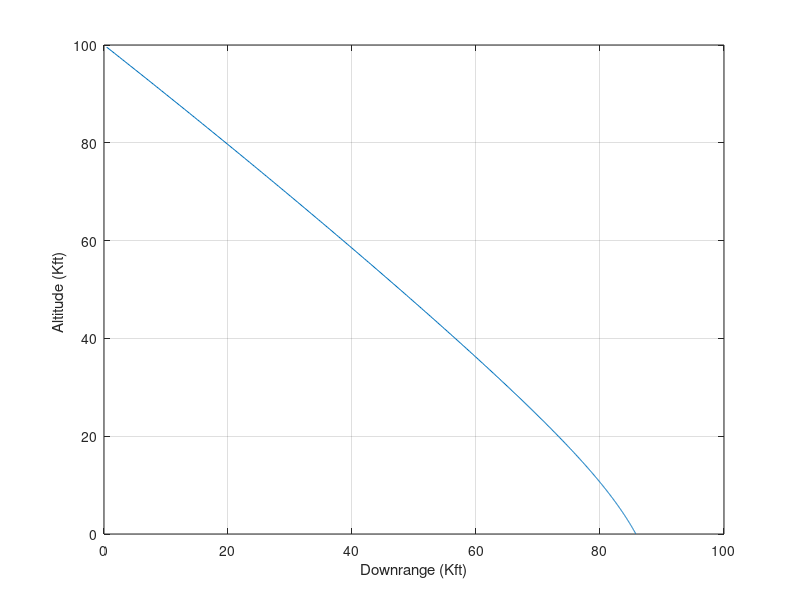
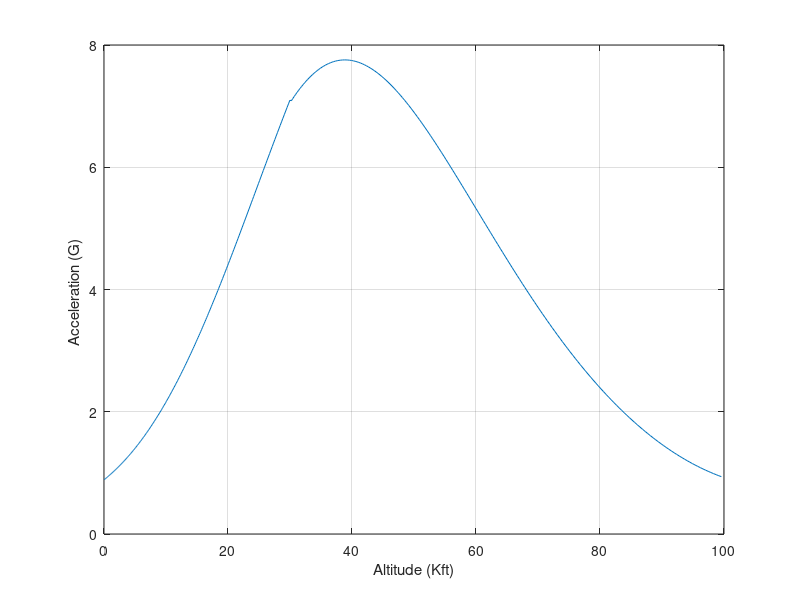
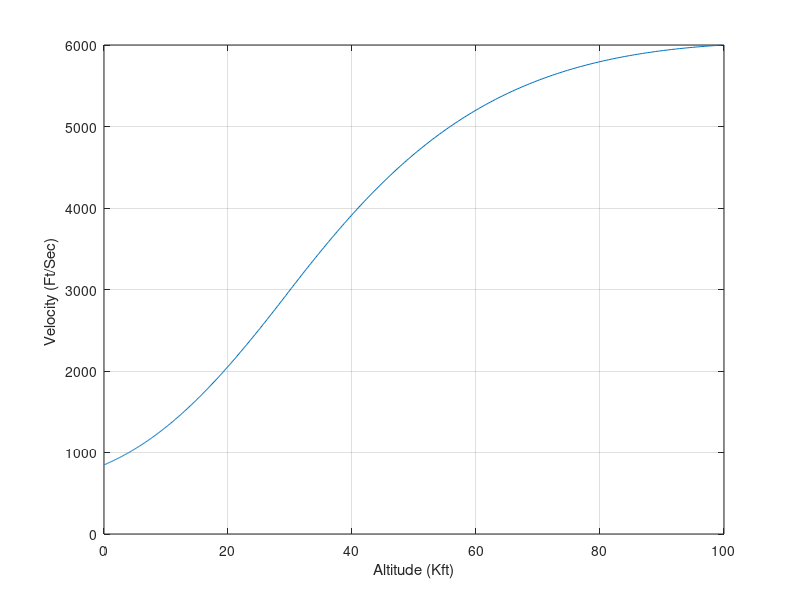

Write the MATLAB code that produced these figures, in order.
clear
count=0;
RT1=0.;
RT2=100000.;
VT=6000.;
GAMTDEG=45.;
BETA=500.;
VT1=VT*cos(GAMTDEG/57.3);
VT2=-VT*sin(GAMTDEG/57.3);
T=0.;
H=.01;
S=0.;
while RT2>=0.
	RT1OLD=RT1;
	RT2OLD=RT2;
	VT1OLD=VT1;
	VT2OLD=VT2;
 	STEP=1;
	FLAG=0;
	while STEP <=1
		if FLAG==1
			RT1=RT1+H*VT1;
			RT2=RT2+H*VT2;
			VT1=VT1+H*AT1;
			VT2=VT2+H*AT2;
 			T=T+H;
 			STEP=2;
 		end
 		if RT2<=30000.
			RHO=.002378*exp(-RT2/30000.);
		else
			RHO=.0034*exp(-RT2/22000.);
		end
		VT=sqrt(VT1^2+VT2^2);
		Q=.5*RHO*VT^2;
		GAMT=atan2(-VT2,VT1);
		AT1=-32.2*Q*cos(GAMT)/BETA;
		AT2=-32.2+32.2*Q*sin(GAMT)/BETA;
		FLAG=1;
	end;
	FLAG=0;
	RT1=.5*(RT1OLD+RT1+H*VT1);
	RT2=.5*(RT2OLD+RT2+H*VT2);
	VT1=.5*(VT1OLD+VT1+H*AT1);
	VT2=.5*(VT2OLD+VT2+H*AT2);
	S=S+H;
 	if S>=.09999
		S=0.;
		ATG=sqrt(AT1^2+AT2^2)/32.2;
		RT1K=RT1/1000.;
		RT2K=RT2/1000.;
		VT=sqrt(VT1^2+VT2^2);
		count=count+1;
		ArrayT(count)=T;
		ArrayRT1K(count)=RT1K;
		ArrayRT2K(count)=RT2K;
		ArrayATG(count)=ATG;
		ArrayVT(count)=VT;
	end
end
figure
plot(ArrayRT1K,ArrayRT2K),grid
xlabel('Downrange (Kft)')
ylabel('Altitude (Kft) ')
figure
plot(ArrayRT2K,ArrayATG),grid
xlabel('Altitude (Kft)')
ylabel('Acceleration (G) ')
figure
plot(ArrayRT2K,ArrayVT),grid
xlabel('Altitude (Kft)')
ylabel('Velocity (Ft/Sec) ')
clc
output=[ArrayT',ArrayRT1K',ArrayRT2K',ArrayATG',ArrayVT'];
save datfil.txt output -ascii
disp 'simulation finished'
